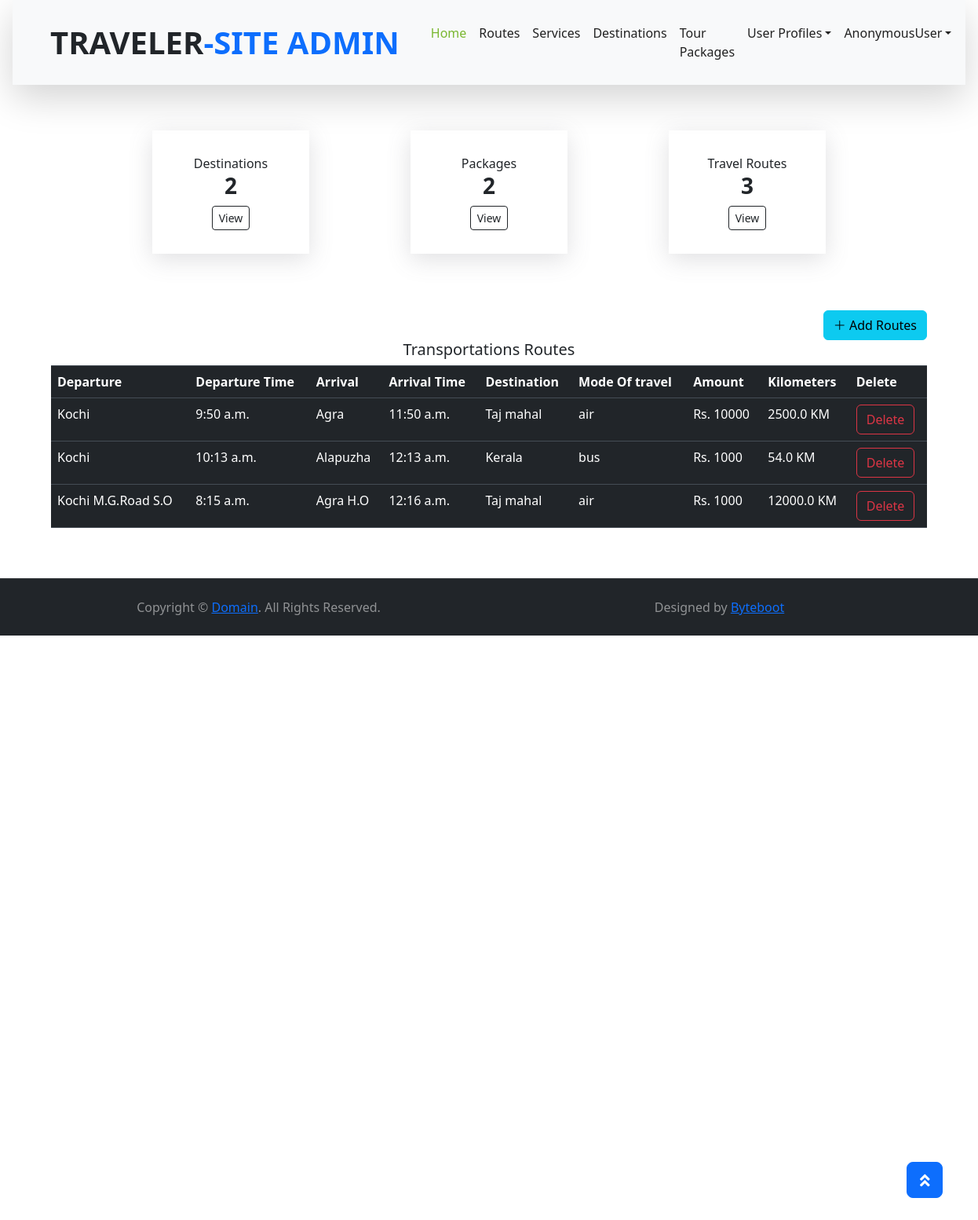
/destinations/RouteHome, run on an earlier commit of the app's database.
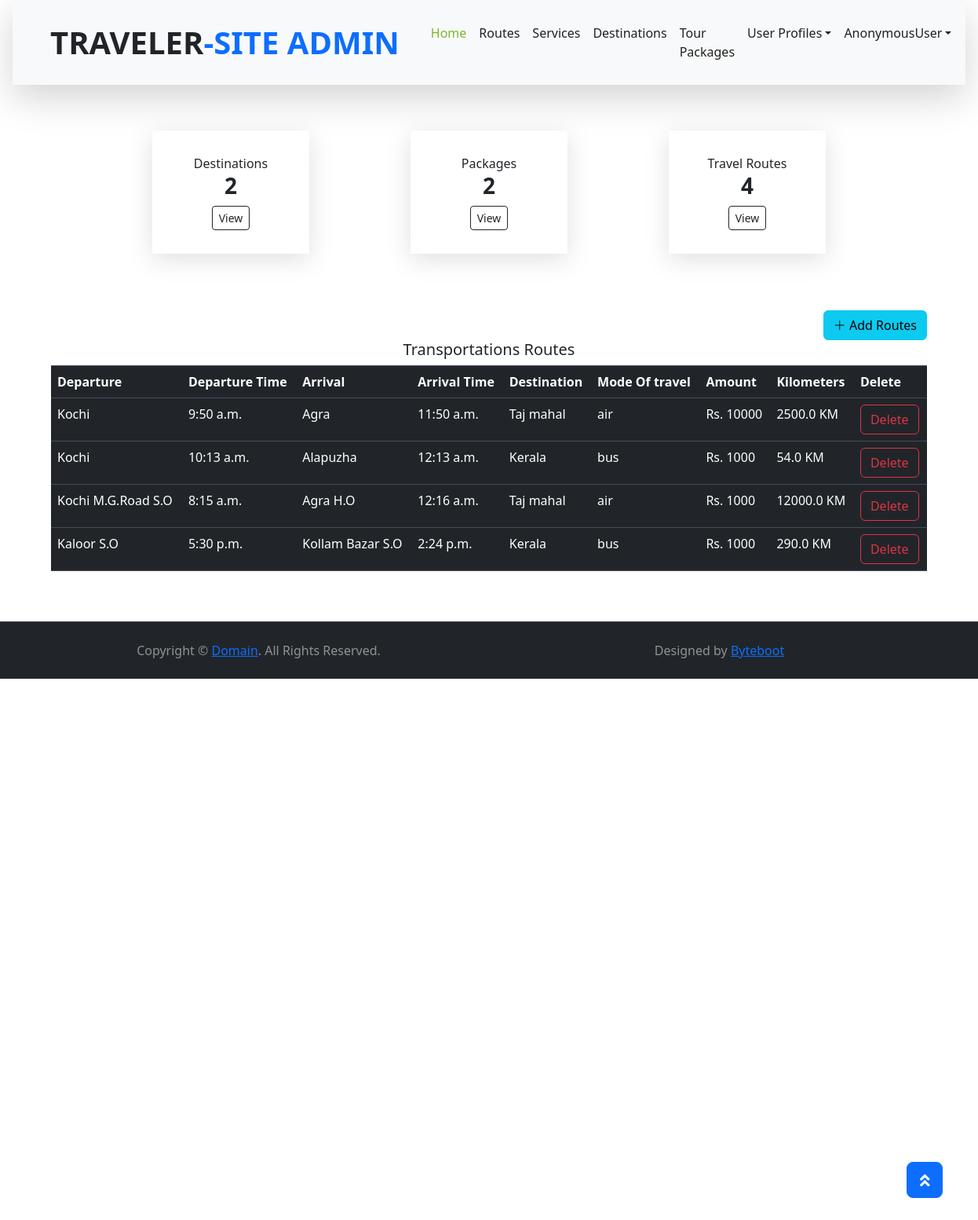
And on a later commit of the database.
### Destinations/models.py (models this page shows)
class Journey(models.Model):
    options = (("air","air"),("train","train"),("bus","bus"),("other","other"))
    staring_from = models.CharField(max_length=255,null=True,blank=True)
    spincode = models.IntegerField(null=True,blank=True)
    start_date = models.DateField(auto_now_add=False,null=True,blank=True),
    straing_time = models.TimeField(null=True,blank=True)
    destination = models.CharField(max_length=255,null=True,blank=True)
    epincode = models.IntegerField(null=True,blank=True)
    stopbetween_mode = models.CharField(max_length=255, choices=options,null=True,blank=True)
    stop_beteween = models.CharField(max_length=255,null=True)
    destination_include = models.ForeignKey(Destination, on_delete=models.SET_NULL,null=True,blank=True)
    end_date = models.DateField(auto_now_add=False,null=True,blank=True),
    ending_time = models.TimeField(null=True,blank=True)
    Time_Taken_toTravel_in_Hours = models.FloatField(null=True,blank=True)
    mode_of_travel = models.CharField(max_length=255, choices=options,null=True,blank=True)
    cost = models.IntegerField(null=True,blank=True)
    total_Kilomeaters = models.FloatField(null=True,blank=True)

class Destination(models.Model):
    destination_name = models.CharField(max_length=255)
    key_words = models.CharField(max_length=255)
    image = models.FileField(upload_to="destination_image")
    place = models.CharField(max_length=255)
    district = models.CharField(max_length=255)
    contry = models.ForeignKey(Contry, on_delete=models.CASCADE)
    date = models.DateField(auto_now_add=True)
    attractions = models.CharField(max_length=1000)
    address = models.TextField(max_length=1000)
    postel_code = models.IntegerField()
    def __str__(self):
        return self.destination_name

### Destinations/views.py (the view, shortened to what this page needs)
# urls.py: path("RouteHome",views.RouteHome,name="RouteHome"),
def RouteHome(request):
    desti = Destination.objects.all()
    paki = Packages.objects.all()
    form = JournyAddForm()
    jou = Journey.objects.all()
    context = {
        "noofdesti":len(desti),
        "lenpaki":len(paki),
        "jour":jou,
        "lenjour":len(jou),
        "form":form,
    }
    return render(request, "routes.html",context)

### templates/routes.html (shortened to what this page needs)
{% extends "adminindex.html" %}
{% block content %}
<br>
<div class="container mb-5">
    <div class="row">
        <div class="col-md-12 text-right">
            <button class="btn btn-info" data-bs-toggle="offcanvas" data-bs-target="#offcanvasRight" aria-controls="offcanvasRight"><i class="bi bi-plus-lg"></i> Add Routes </button>
        </div>
        <div class="col-md-12">
            <h5 class="text-center">Transportations Routes</h5>
            <div class="boxe">
                <table class="table table-dark table-stripped">
                    <tr>
                        <th>Departure</th>
                        <th>Departure Time</th>
                        <th>Arrival</th>
                        <th>Arrival Time</th>
                        <th>Destination</th>
                        <th>Mode Of travel</th>
                        <th> Amount</th>
                        <th>Kilometers</th>
                        <th>Delete</th>
                    </tr>
                    {% for dst in jour  %}
                    <tr>
                        <td>{{dst.staring_from}}</td>
                        <td>{{dst.straing_time}}</td>
                        <td>{{dst.destination}}</td>
                        <td>{{dst.ending_time}}</td>
                        <td>{{dst.destination_include}}</td>
                        <td>{{dst.mode_of_travel}}</td>
                        <td>Rs. {{dst.cost}}</td>
                        <td>{{dst.total_Kilomeaters}} KM</td>
                        <th><a href="{%url 'DeleteRoute' dst.id %}" class="btn btn-outline-danger">Delete</a></th>
                    </tr>
                    {% endfor %}
                </table>
            </div>
        </div>
    </div>
</div>
{% endblock%}

### templates/adminindex.html (shortened to what this page needs)
<!DOCTYPE html>
{% load static %}
<html lang="en">
<head>
    <link href="https://cdnjs.cloudflare.com/ajax/libs/font-awesome/5.10.0/css/all.min.css" rel="stylesheet">
    <link href="{%static 'lib/owlcarousel/assets/owl.carousel.min.css' %}" rel="stylesheet">
    <link href="{%static 'lib/tempusdominus/css/tempusdominus-bootstrap-4.min.css' %}" rel="stylesheet" />
    <link rel="stylesheet" href="https://cdn.jsdelivr.net/npm/bootstrap-icons@1.11.3/font/bootstrap-icons.min.css">
    <link href="{%static 'css/style.css' %}" rel="stylesheet">
    <link href="https://cdn.jsdelivr.net/npm/bootstrap@5.3.2/dist/css/bootstrap.min.css" rel="stylesheet">
</head>
<body>
    <div class="container-fluid position-relative nav-bar p-0">
        <div class="container-fluid-lg position-relative p-0 px-lg-3" style="z-index: 9;">
            <nav class="navbar navbar-expand-lg bg-light navbar-light shadow-lg py-3 py-lg-0 pl-3 pl-lg-5">
                <a href="" class="navbar-brand">
                    <h1 class="m-0 text-primary"><span class="text-dark">TRAVELER</span>-SITE ADMIN</h1>
                </a>
                <div class="collapse navbar-collapse justify-content-between px-3" id="navbarCollapse">
                    <div class="navbar-nav ml-auto py-0">
                        <a href="{%url 'Index'%}" class="nav-item nav-link active">Home</a>
                        <a href="{%url 'RouteHome' %}" class="nav-item nav-link">Routes</a>
                        <a href="{%url 'Services' %}" class="nav-item nav-link">Services</a>
                        <a href="{%url 'DestinationHome' %}" class="nav-item nav-link">Destinations</a>
                        <a href="{%url 'PackageHome' %}" class="nav-item nav-link">Tour Packages</a>
                        <div class="nav-item dropdown">
                            <a href="#" class="nav-link dropdown-toggle" data-toggle="dropdown">User Profiles</a>
                        </div>
                        <div class="nav-item dropdown">
                            <a href="#" class="nav-link dropdown-toggle" data-toggle="dropdown">{{request.user}}</a>
                        </div>
                    </div>
                </div>
            </nav>
        </div>
    </div>
<div class="container mt-5 mb-5">
    <div class="content">
        <div class="items">
            <span>Destinations</span>
            <h3>{{noofdesti}}</h3>
            <a href="" class="btn btn-outline-dark btn-sm">View</a>
        </div>
        <div class="items">
            <span>Packages</span>
            <h3>{{lenpaki}}</h3>
            <a href="" class="btn btn-outline-dark btn-sm">View</a>
        </div>
        <div class="items">
            <span>Travel Routes</span>
            <h3>{{lenjour}}</h3>
            <a href="" class="btn btn-outline-dark btn-sm">View</a>
        </div>
    </div>
</div>
{% block content %}{% endblock%}
    <div class="container-fluid bg-dark text-white border-top py-4 px-sm-3 px-md-5" style="border-color: rgba(256, 256, 256, .1) !important;">
        <div class="row">
            <div class="col-lg-6 text-center text-md-left mb-3 mb-md-0">
                <p class="m-0 text-white-50">Copyright &copy; <a href="#">Domain</a>. All Rights Reserved.</a>
                </p>
            </div>
            <div class="col-lg-6 text-center text-md-right">
                <p class="m-0 text-white-50">Designed by <a href="#">Byteboot</a>
                </p>
            </div>
        </div>
    </div>
    <a href="#" class="btn btn-lg btn-primary btn-lg-square back-to-top"><i class="fa fa-angle-double-up"></i></a>
</body>
</html>

### templates/adminindex.html (style rules this page uses)
.content { display:flex; flex-wrap: wrap; justify-content: space-evenly; align-items: center; }
.content .items { padding: 30px; width:200px; overflow: hidden; text-align: center; box-shadow: rgba(100, 100, 111, 0.2) 0px 7px 29px 0px; margin-top: 10px; }

What changed in the data, as far as the page shows it:
added Journey: staring_from "Kaloor S.O", straing_time "5:30 p.m.", destination "Kollam Bazar S.O", ending_time "2:24 p.m.", destination_include "Kerala", mode_of_travel "bus", cost "1000", total_Kilomeaters "290.0"
Also different on the page:
{{ lenjour }}: "3" → "4"
